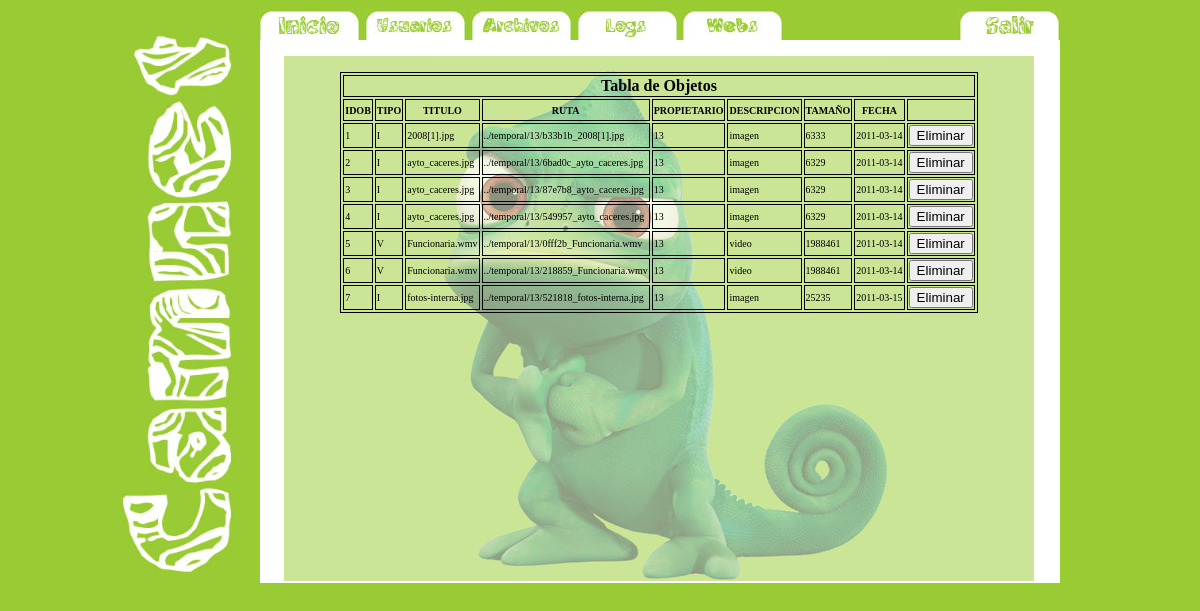
Screenshot of /php/archivos.php with the database file from the repository.
### tables this page shows
CREATE TABLE `objeto` (
  `idob` int(11) NOT NULL AUTO_INCREMENT,
  `tipo` char(1) NOT NULL,
  `titulo` varchar(20) DEFAULT NULL,
  `ruta` varchar(256) NOT NULL,
  `propietario` int(11) NOT NULL,
  `descripcion` mediumtext,
  `tamanio` int(11) DEFAULT NULL,
  `fecha` date DEFAULT NULL,
  `activo` int(11) NOT NULL,
  PRIMARY KEY (`idob`),
  KEY `fk_propietario` (`propietario`),
  CONSTRAINT `fk_propietario` FOREIGN KEY (`propietario`) REFERENCES `usuario` (`id`)
);

### php/archivos.php (the view, shortened to what this page needs)
<!DOCTYPE html PUBLIC "-//W3C//DTD XHTML 1.0 Transitional//EN" "http://www.w3.org/TR/xhtml1/DTD/xhtml1-transitional.dtd">
<html xmlns="http://www.w3.org/1999/xhtml">
<head>
<link href='../css/camnet.css' rel='stylesheet' type='text/css' />
</head>
<body onload="MM_preloadImages('../img/inicio2.jpg','../img/salir2.jpg','../img/usuarios2.jpg','../img/archivos2.jpg','../img/logs2.jpg','../img/webs2.jpg')">
<div id="apDiv10">
  <div id="apDiv13">
  <form name="form" action='archivos2.php' method="post">
  <table border="1" align="center" bordercolor="#000000">
  	<tr align="center">
        <td colspan="9" class="Estilo5" > Tabla de Objetos </td>
        </tr>
    <tr align="center" class="Estilo16">
        <td><span class="Estilo17">
          IDOB        </span></td>
        <td><span class="Estilo17">
          TIPO        </span></td>
        <td><span class="Estilo17">
          TITULO      </span></td>
        <td><span class="Estilo17">
           RUTA        </span></td>
        <td><span class="Estilo17">
          PROPIETARIO        </span></td>
        <td><span class="Estilo17">
          DESCRIPCION        </span></td>
        <td><span class="Estilo17">
        TAMAÑO        </span></td>
        <td><span class="Estilo17">
        FECHA        </span></td>
        <td>&nbsp; </td>
    </tr>
  <?php
			$conn=@mysql_connect(SQL_HOST,SQL_USER,SQL_PASSWORD) or die ('Could not connect to MySql Database. '. mysql_error());
			if($conn)
				{
					$queryl="SELECT * from objeto where activo=1;";
					$result=mysql_query($queryl) or die(mysql_error());
					while($rows=mysql_fetch_array($result))
					{
						extract($rows);
							echo "<tr>";
								echo "<td class='Estilo17'>";
									echo $_SESSION['idob'];
								echo "</td>";
								echo "<td class='Estilo17'>";
									echo $_SESSION['tipo'];
								echo "</td>";
								echo "<td class='Estilo17'>";
									echo $_SESSION['titulo'];
								echo "</td>";
								echo "<td class='Estilo17'>";
									echo $_SESSION['ruta'];
								echo "</td>";
								echo "<td class='Estilo17'>";
									echo $_SESSION['propietario'];
								echo "</td>";
								echo "<td class='Estilo17'>";
									echo $_SESSION['descripcion'];
								echo "</td>";
								echo "<td class='Estilo17'>";
									echo $_SESSION['tamanio'];
								echo "</td>";
								echo "<td class='Estilo17'>";
									echo $_SESSION['fecha'];
								echo "</td>";
								echo "<td class='Estilo17'>";
									echo "<input type='submit' name='$idob' id='eliminar' value='Eliminar'/>";
								echo "</td>";
							echo "</tr>";
					}
				}
		?>
	</table>
  </form>
  </div>
</div>
<div id="apDivbotoneraad">
  <table width="810" height="42" border="0" bordercolor="#99CC33" bgcolor="#99CC33">
    <tr>
      <td width="102" valign="bottom"><a href="administrador.php" onmouseout="MM_swapImgRestore()" onmouseover="MM_swapImage('inicio','','../img/inicio2.jpg',1)"><img src="../img/inicio.jpg" name="inicio" width="101" height="31" border="0" id="inicio" /></a></td>
      <td width="102" valign="bottom"><a href="usuarios.php" onmouseout="MM_swapImgRestore()" onmouseover="MM_swapImage('Image4','','../img/usuarios2.jpg',1)"><img src="../img/usuarios.jpg" name="Image4" width="101" height="31" border="0" id="Image4" /></a></td>
      <td width="102" valign="bottom"><a href="archivos.php" onmouseout="MM_swapImgRestore()" onmouseover="MM_swapImage('Image5','','../img/archivos2.jpg',1)"><img src="../img/archivos.jpg" name="Image5" width="101" height="31" border="0" id="Image5" /></a></td>
      <td width="101" valign="bottom"><a href="logs.php" onmouseout="MM_swapImgRestore()" onmouseover="MM_swapImage('Image6','','../img/logs2.jpg',1)"><img src="../img/logs.jpg" name="Image6" width="101" height="31" border="0" id="Image6" /></a></td>
      <td width="273" valign="bottom"><a href="webs.php" onmouseout="MM_swapImgRestore()" onmouseover="MM_swapImage('Image7','','../img/webs2.jpg',1)"><img src="../img/webs.jpg" name="Image7" width="101" height="31" border="0" id="Image7" /></a></td>
      <td width="104" valign="bottom"><a href="index.php" onmouseout="MM_swapImgRestore()" onmouseover="MM_swapImage('salir','','../img/salir2.jpg',1)"><img src="../img/salir.jpg" name="salir" width="101" height="31" border="0" id="salir" /></a></td>
    </tr>
  </table>
</div>
<div id="apDiv12"><img src="../img/logolado.jpg" width="123" height="555" /></div>
</body>
</html>

### css/camnet.css (style rules this page uses)
body { background-color: #99CC33; }
body,td,th { color: #FFFFFF; }
#apDiv10 { position:absolute; width:800px; height:543px; z-index:1; left: 260px; top: 40px; background-color: #FFFFFF; }
#apDivbotoneraad { position:absolute; width:813px; height:41px; z-index:0; left: 256px; top: 2px; background-color: #99CC33; }
#apDiv12 { position:absolute; width:143px; height:553px; z-index:2; left: 116px; top: 27px; }
#apDiv13 { position:absolute; width:750px; height:525px; z-index:1; background-color: #ECF5D8; top: 16px; left: 24px; background-image: url(../img/camaleon%20copy.png); }
a:link { text-decoration: none; }
.Estilo5 { color: #000000; font-weight: bold; }
a:link { color: #CCFF66; }
.Estilo16 { font-size: 5px color: #000000; font-weight: bold; }
.Estilo17 { font-size:10px; color: #000000 }

### rows the page displays
objeto: idob "1", tipo "I", titulo "2008[1].jpg", ruta "../temporal/13/b33b1b_2008[1].jpg", descripcion "imagen", tamanio "6333", fecha "2011-03-14"
objeto: idob "2", tipo "I", titulo "ayto_caceres.jpg", ruta "../temporal/13/6bad0c_ayto_caceres.jpg", descripcion "imagen", tamanio "6329", fecha "2011-03-14"
objeto: idob "3", tipo "I", titulo "ayto_caceres.jpg", ruta "../temporal/13/87e7b8_ayto_caceres.jpg", descripcion "imagen", tamanio "6329", fecha "2011-03-14"
objeto: idob "4", tipo "I", titulo "ayto_caceres.jpg", ruta "../temporal/13/549957_ayto_caceres.jpg", descripcion "imagen", tamanio "6329", fecha "2011-03-14"
objeto: idob "5", tipo "V", titulo "Funcionaria.wmv", ruta "../temporal/13/0fff2b_Funcionaria.wmv", descripcion "video", tamanio "1988461", fecha "2011-03-14"
objeto: idob "6", tipo "V", titulo "Funcionaria.wmv", ruta "../temporal/13/218859_Funcionaria.wmv", descripcion "video", tamanio "1988461", fecha "2011-03-14"
objeto: idob "7", tipo "I", titulo "fotos-interna.jpg", ruta "../temporal/13/521818_fotos-interna.jpg", descripcion "imagen", tamanio "25235", fecha "2011-03-15"
